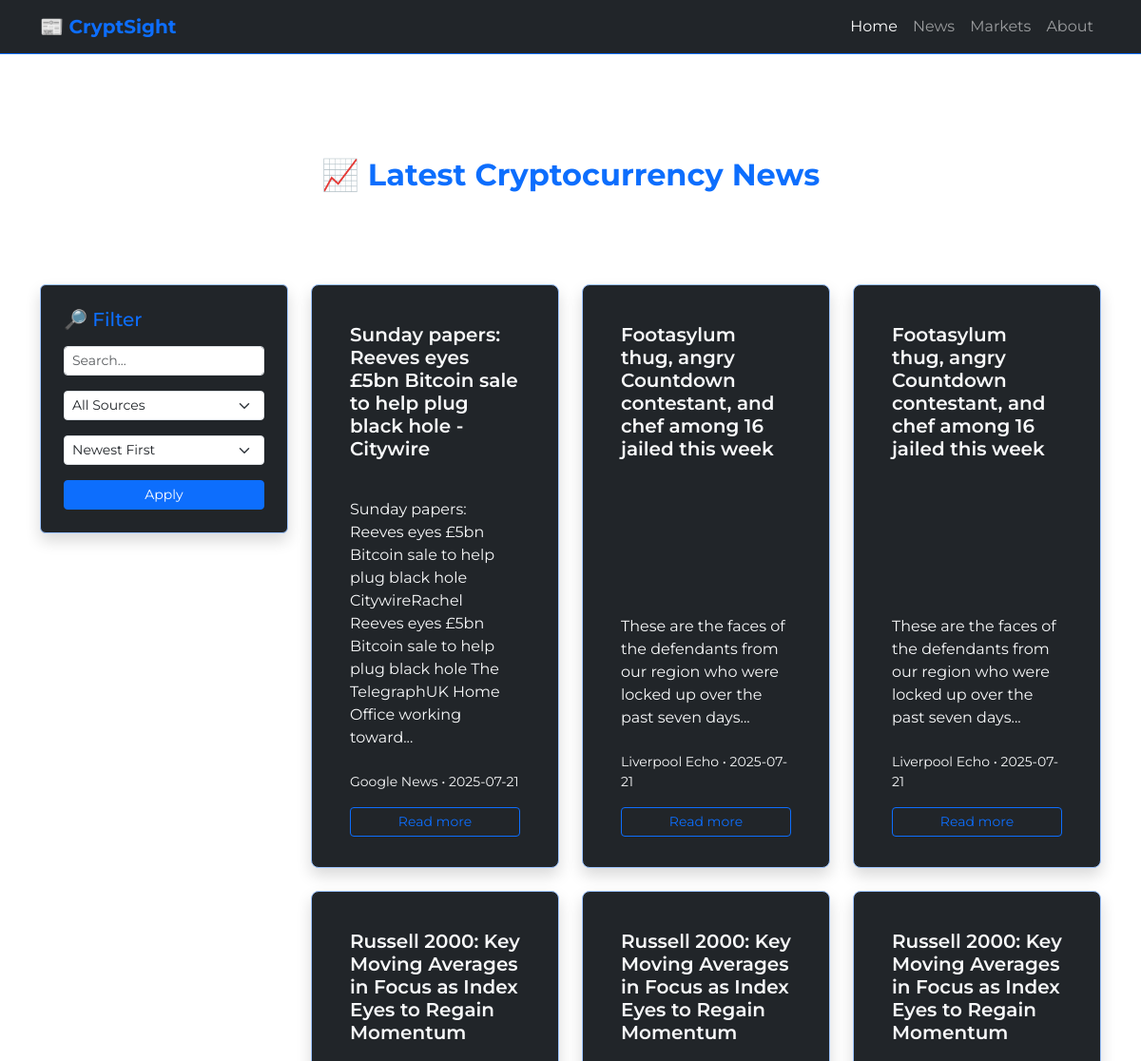
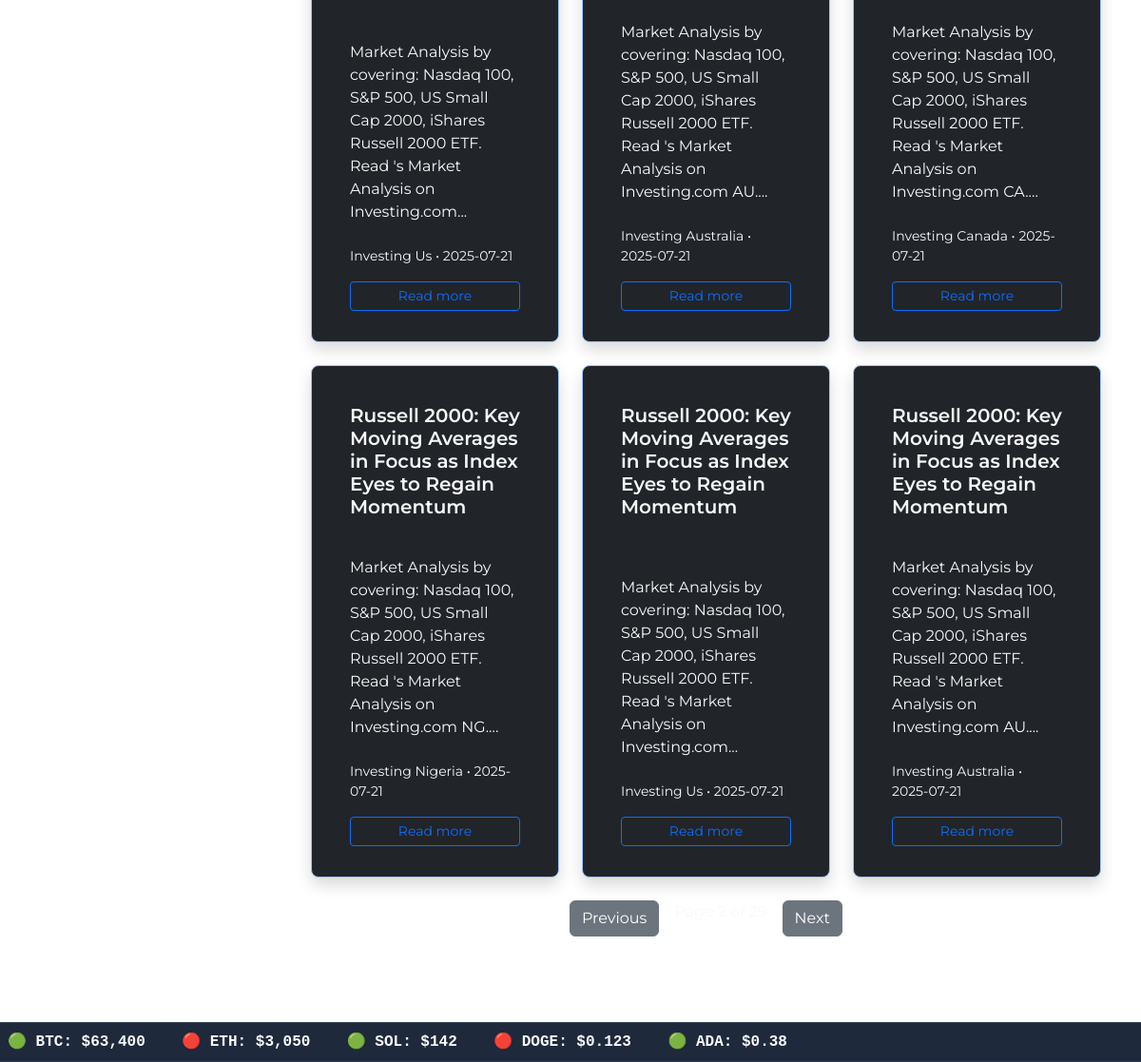
/news?page=2, run on the app's committed database (2 pictures, top to bottom).
### models.py (models this page shows)
class NewsArticle(Base):
    __tablename__ = "news_articles"
    id = Column(Integer, primary_key=True, index=True)
    title = Column(String, nullable=False)
    summary = Column(String)
    url = Column(String, nullable=False)
    source = Column(String)
    published_at = Column(DateTime)

### app.py (the view)
@app.route('/news')
def news():
    session = SessionLocal()
    query = session.query(NewsArticle)
    search = request.args.get("q")
    if search:
        query = query.filter(or_(
            NewsArticle.title.ilike(f"%{search}%"),
            NewsArticle.summary.ilike(f"%{search}%")
        ))
    source = request.args.get("source")
    if source:
        query = query.filter(NewsArticle.source == source)
    sort_order = request.args.get("sort", "desc")
    if sort_order == "asc":
        query = query.order_by(NewsArticle.published_at.asc())
    else:
        query = query.order_by(NewsArticle.published_at.desc())
    sources = session.query(NewsArticle.source).distinct().all()
    source_list = [s[0] for s in sources if s[0]]
    page = int(request.args.get('page', 1))
    per_page = 9
    offset = (page - 1) * per_page
    total_articles = session.query(NewsArticle).count()
    total_pages = ceil(total_articles / per_page)
    articles = (
        query
        .offset(offset)
        .limit(per_page)
        .all()
    )
    session.close()
    return render_template(
        'news.html',
        articles=articles,
        sources=source_list,
        current_page=page,
        total_pages=total_pages,
        last_updated=get_last_updated()
    )

### app.py (called while the page is built)
def get_last_updated():
    session = SessionLocal()
    latest_article = session.query(NewsArticle).order_by(NewsArticle.published_at.desc()).first()
    session.close()
    return latest_article.published_at.strftime('%b %d, %Y %I:%M %p') if latest_article else "N/A"

### templates/news.html (shortened to what this page needs)
{% extends "index.html" %}
{% block stylesheet %}
    <link rel="stylesheet" href="{{ url_for('static', filename='css/news.css') }}">
{% endblock %}
{% block news %}
<section class="py-5" style="min-height: 100vh;">
  <div class="container text-white">
    <h2 class="text-center fw-bold mb-5">
      📈 <span class="text-primary">Latest Cryptocurrency News</span>
    </h2>
    <div class="text-center mb-4">
    </div>
    <div class="row">
      <div class="col-md-3 mb-4">
        <div class="bg-dark p-4 rounded shadow border border-primary-subtle">
          <h5 class="text-primary mb-3">🔎 Filter</h5>
          <form method="get" action="/news">
            <div class="mb-3">
              <input type="text" name="q" placeholder="Search..." value="{{ request.args.get('q', '') }}" class="form-control form-control-sm" />
            </div>
            <div class="mb-3">
              <select name="source" class="form-select form-select-sm">
                <option value="">All Sources</option>
              </select>
            </div>
            <div class="mb-3">
              <select name="sort" class="form-select form-select-sm">
                <option value="desc" {% if request.args.get('sort') != 'asc' %}selected{% endif %}>Newest First</option>
              </select>
            </div>
            <div class="d-grid">
              <button type="submit" class="btn btn-primary btn-sm">Apply</button>
            </div>
          </form>
        </div>
      </div>
      <div class="col-md-9">
        <div class="row row-cols-1 row-cols-md-2 row-cols-lg-3 g-4">
          {% for article in articles %}
            <div class="col">
              <div class="card h-100 bg-dark text-light shadow rounded-3 border border-primary-subtle">
                <div class="card-body d-flex flex-column justify-content-between">
                  <h5 class="card-title fw-semibold">{{ article.title }}</h5>
                  <p class="card-text">{{ article.summary[:180] ~ '...' if article.summary }}</p>
                </div>
                <div class="card-footer border-0 bg-transparent small">
                  {{ article.source }} &bullet;
                  {{ article.published_at.strftime('%Y-%m-%d') if article.published_at }}
                </div>
                <div class="card-footer bg-transparent border-0">
                  <a href="{{ article.url }}" target="_blank" class="btn btn-sm btn-outline-primary w-100">Read more</a>
                </div>
              </div>
            </div>
          {% endfor %}
        </div>
        {% if total_pages > 1 %}
            <nav aria-label="...">
            <ul class="pagination justify-content-center text-center my-4">
                {% if current_page > 1 %}
                <a href="{{ url_for('news', page=current_page - 1) }}" class="btn btn-secondary mx-2">Previous</a>
                {% endif %}
                <li class="page-item mx-2 text-light">Page {{ current_page }} of {{ total_pages }}</li>
                {% if current_page < total_pages %}
                <a href="{{ url_for('news', page=current_page + 1) }}" class="btn btn-secondary mx-2">Next</a>
                {% endif %}
            </ul>
            </nav>
        {% endif %}
      </div>
    </div>
  </div>
</section>
{% endblock %}

### static/css/styles.css (style rules this page uses)
html, body { color: #f1f5f9; font-family: 'Montserrat', sans-serif; margin: 0; padding: 0; }
h1, h2, h3 { margin: 0; font-weight: 600; }
a { color: inherit; text-decoration: none; }
.card { background-color: #1e293b; padding: 1.5rem; border-radius: 12px; box-shadow: 0 2px 6px rgba(0,0,0,0.3); transition: transform 0.3s ease, box-shadow 0.3s ease; color: #e2e8f0; }

### static/css/news.css (style rules this page uses)
.card { transition: all 0.3s ease; margin-bottom: 2rem; }

### data on the page
NewsArticle: title "Sunday papers: Reeves eyes £5bn Bitcoin sale to help plug black hole - Citywire", summary "Sunday papers: Reeves eyes £5bn Bitcoin sale to help plug black hole CitywireRachel Reeves eyes £5bn Bitcoin sale to help plug black hole The TelegraphUK Home Office working toward...", source "Google News", published_at "2025-07-21"
NewsArticle: title "Footasylum thug, angry Countdown contestant, and chef among 16 jailed this week", summary "These are the faces of the defendants from our region who were locked up over the past seven days...", source "Liverpool Echo", published_at "2025-07-21"
NewsArticle: title "Footasylum thug, angry Countdown contestant, and chef among 16 jailed this week", summary "These are the faces of the defendants from our region who were locked up over the past seven days...", source "Liverpool Echo", published_at "2025-07-21"
NewsArticle: title "Russell 2000: Key Moving Averages in Focus as Index Eyes to Regain Momentum", summary "Market Analysis by covering: Nasdaq 100, S&P 500, US Small Cap 2000, iShares Russell 2000 ETF. Read 's Market Analysis on Investing.com...", source "Investing Us", published_at "2025-07-21"
NewsArticle: title "Russell 2000: Key Moving Averages in Focus as Index Eyes to Regain Momentum", summary "Market Analysis by covering: Nasdaq 100, S&P 500, US Small Cap 2000, iShares Russell 2000 ETF. Read 's Market Analysis on Investing.com AU....", source "Investing Australia", published_at "2025-07-21"
NewsArticle: title "Russell 2000: Key Moving Averages in Focus as Index Eyes to Regain Momentum", summary "Market Analysis by covering: Nasdaq 100, S&P 500, US Small Cap 2000, iShares Russell 2000 ETF. Read 's Market Analysis on Investing.com CA....", source "Investing Canada", published_at "2025-07-21"
NewsArticle: title "Russell 2000: Key Moving Averages in Focus as Index Eyes to Regain Momentum", summary "Market Analysis by covering: Nasdaq 100, S&P 500, US Small Cap 2000, iShares Russell 2000 ETF. Read 's Market Analysis on Investing.com NG....", source "Investing Nigeria", published_at "2025-07-21"
NewsArticle: title "Russell 2000: Key Moving Averages in Focus as Index Eyes to Regain Momentum", summary "Market Analysis by covering: Nasdaq 100, S&P 500, US Small Cap 2000, iShares Russell 2000 ETF. Read 's Market Analysis on Investing.com...", source "Investing Us", published_at "2025-07-21"
NewsArticle: title "Russell 2000: Key Moving Averages in Focus as Index Eyes to Regain Momentum", summary "Market Analysis by covering: Nasdaq 100, S&P 500, US Small Cap 2000, iShares Russell 2000 ETF. Read 's Market Analysis on Investing.com AU....", source "Investing Australia", published_at "2025-07-21"
